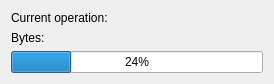
<?xml version="1.0" encoding="UTF-8"?>
<ui version="4.0">
 <class>CompactProcessDialog</class>
 <widget class="QDialog" name="CompactProcessDialog">
  <property name="geometry">
   <rect>
    <x>0</x>
    <y>0</y>
    <width>274</width>
    <height>81</height>
   </rect>
  </property>
  <property name="windowTitle">
   <string>Compacting</string>
  </property>
  <layout class="QGridLayout" name="gridLayout">
   <item row="0" column="0">
    <widget class="QLabel" name="label">
     <property name="text">
      <string>Current operation:</string>
     </property>
    </widget>
   </item>
   <item row="0" column="1">
    <widget class="QLabel" name="label_Operation">
     <property name="text">
      <string/>
     </property>
    </widget>
   </item>
   <item row="1" column="0">
    <widget class="QLabel" name="label_2">
     <property name="text">
      <string>Bytes:</string>
     </property>
    </widget>
   </item>
   <item row="1" column="1">
    <widget class="QLabel" name="label_Bytes">
     <property name="text">
      <string/>
     </property>
    </widget>
   </item>
   <item row="2" column="0" colspan="2">
    <widget class="QProgressBar" name="progressBar">
     <property name="value">
      <number>24</number>
     </property>
    </widget>
   </item>
  </layout>
 </widget>
 <resources/>
 <connections/>
</ui>
